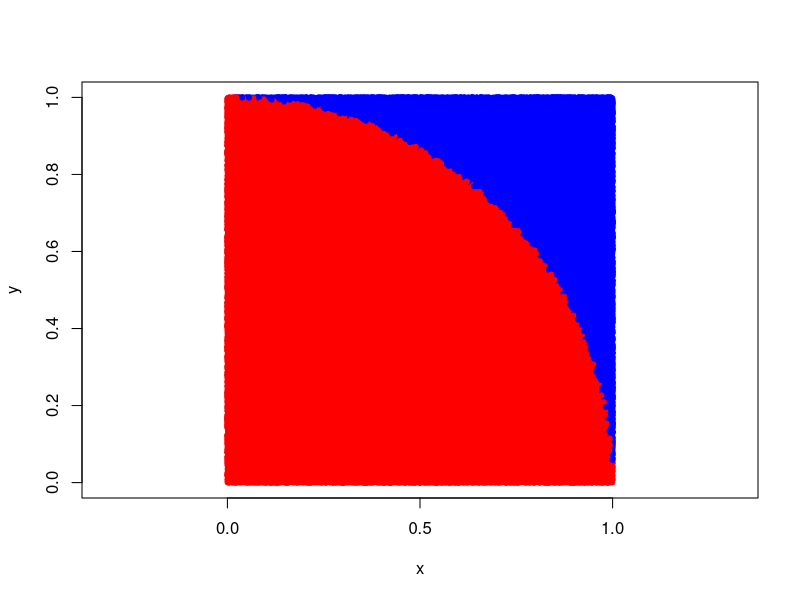
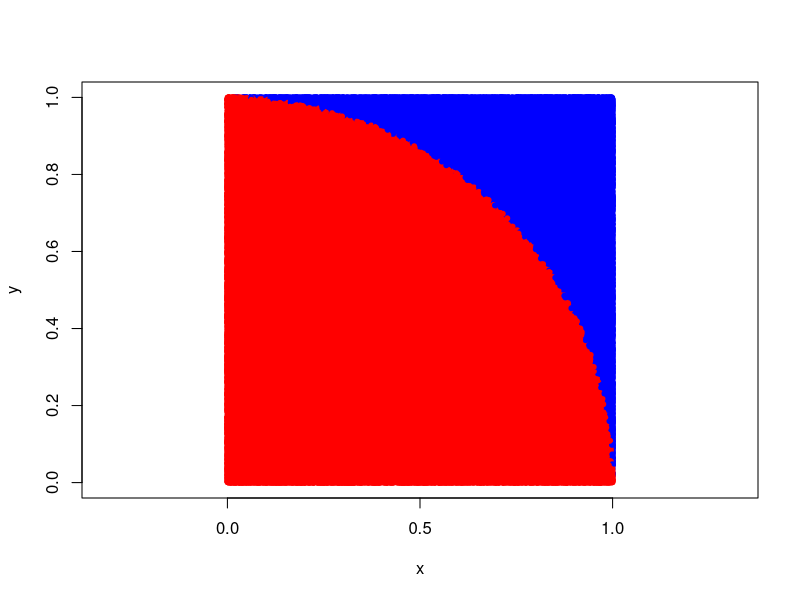
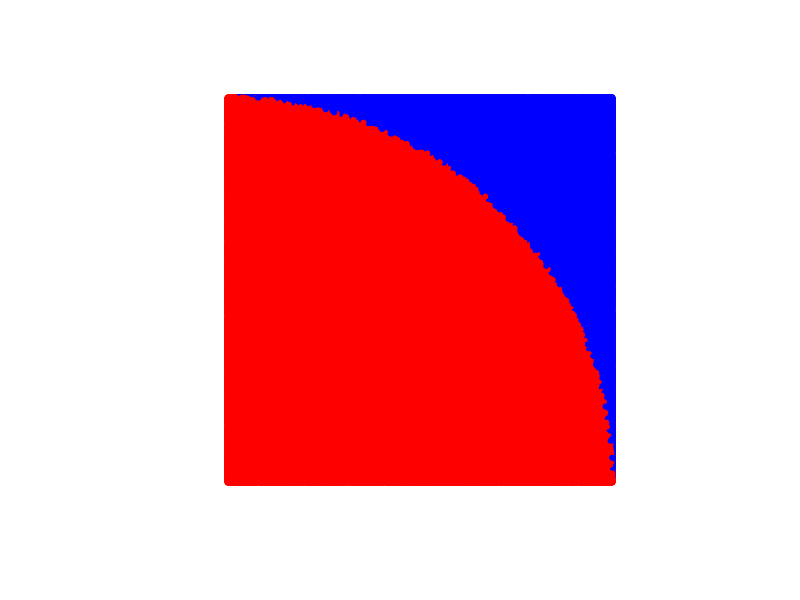

Generate these figures, in order, with R: (Note: a time limit stopped this script after it produced the figures.)
my.Pi <- function(n) {
    # Set the scientific notation precision threshold to 30
    options(scipen = 30)

    # Set the seed for reproducibility
    set.seed(388)

    # Generate n random numbers between 0 and 1
    x <- runif(n, min = 0, max = 1)
    y <- runif(n)

    # Calculate the distance from the origin
    r <- sqrt((x ^ 2) + (y ^ 2))

    # Calculate the number of random points that fall within the circle
    num.circle.dots <- sum(r <= 1)

    # Calculate the number of random points that fall within the square
    num.square.dots <- n

    # Calculate the ratio of the number of dots in the circle and the number
    # of dots in the square
    ratio <- num.circle.dots / num.square.dots

    # Calculate pi
    my.pi <- 4 * ratio

    plot(x, y, col = ifelse(r <= 1, "red", "blue"), asp = 1, pch = 20)
    cat("No. of dots:", n, "\nPi value:", my.pi, "\nDiff. from 3.14159:",
        abs(my.pi - 3.14159), "\n")
}

my.Pi(500000)
my.Pi(1000000)
my.Pi(3000000)
